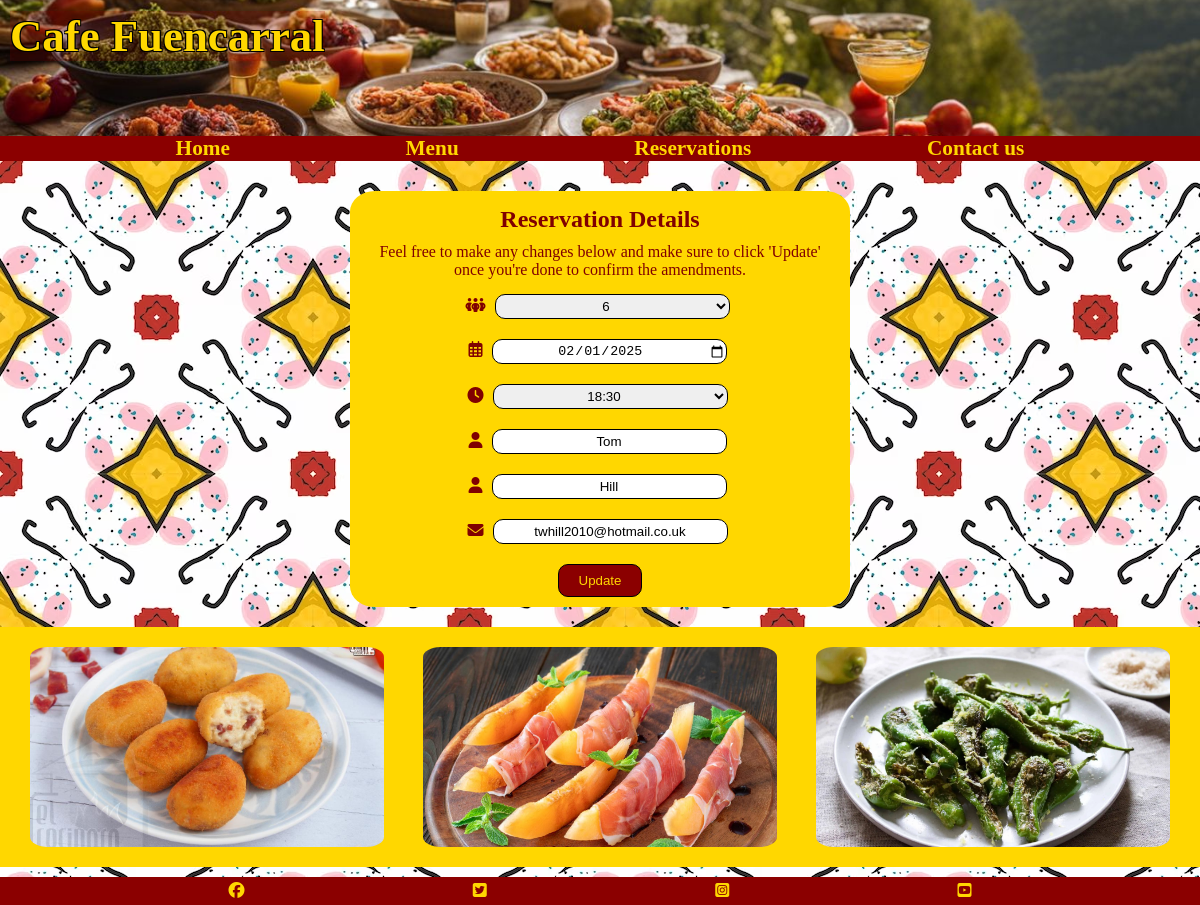
Page /reservations/modify/FUE-JHITVHDZ/ on the committed database.
### reservations/models.py (models this page shows, shortened)
class Reservation(models.Model):
    NUMBER_OF_PEOPLE_CHOICES = [
        (1, "1"),
        (2, "2"),
        (3, "3"),
        (4, "4"),
        (5, "5"),
        (6, "6"),
    ]
    TIME_OF_DAY_CHOICES = [
        (time(17, 0), "17:00"),
        (time(17, 30), "17:30"),
        (time(18, 0), "18:00"),
        (time(18, 30), "18:30"),
        (time(19, 0), "19:00"),
        (time(19, 30), "19:30"),
        (time(20, 0), "20:00"),
        (time(20, 30), "20:30"),
        (time(21, 0), "21:00"),
    ]
    STATUS_CHOICES = [
        ("Active", "Active"),
        ("Cancelled", "Cancelled"),
    ]
    people = models.IntegerField(choices=NUMBER_OF_PEOPLE_CHOICES)
    date = models.DateField()
    time = models.TimeField(choices=TIME_OF_DAY_CHOICES)
    first_name = models.CharField(max_length=50)
    last_name = models.CharField(max_length=100)
    email = models.EmailField(max_length=50)
    code = models.CharField(max_length=15, blank=True, null=True)
    timestamp = models.DateTimeField(null=True, blank=True)
    status = models.CharField(
        max_length=20,
        choices=STATUS_CHOICES,
        default="Active"
    )

### reservations/views.py (the view)
# urls.py: path('modify/<str:code>/', views.modify_view, name='modify'),
def modify_view(request, code):
    reservation = get_object_or_404(Reservation, code=code)
    if reservation.status != "Active":
        return redirect('reservation:cancel', code=code)
    if request.method == 'POST':
        form = ReservationForm(request.POST, instance=reservation)
        if form.is_valid():
            form.save()
            return redirect('reservations:update', code=reservation.code)
    else:
        form = ReservationForm(instance=reservation)
    return render(request, 'reservations/modify.html', {'form': form, 'reservation': reservation})

### reservations/forms.py (shortened to what this page needs)
class ReservationForm(forms.ModelForm):
    class Meta:
        model = Reservation
        fields = ['people', 'date', 'time', 'first_name', 'last_name', 'email']
        widgets = {
            'date': forms.DateInput(attrs={'type': 'date'}),
            'first_name': forms.TextInput(attrs={'placeholder': 'First Name'}),
            'last_name': forms.TextInput(attrs={'placeholder': 'Last Name'}),
            'email': forms.EmailInput(attrs={'placeholder': 'Email'}),
        }

### reservations/templates/reservations/modify.html (shortened to what this page needs)
{% extends "base.html" %}
{% load static %}
{% block content %}
<main>
    <section class="box">
        <h2>Reservation Details</h2>
        <p>Feel free to make any changes below and make sure to click 'Update' once you're done to confirm the amendments.
        </p>
        {% if error_message %}
        <p>{{ error_message }}</p>
        {% else %}
        <form method="POST">
            <p><i class="fa-solid fa-people-group"></i> {{ form.people }}</p>
            <p><i class="fa-regular fa-calendar-days"></i> {{ form.date }}</p>
            <p><i class="fa-solid fa-clock"></i> {{ form.time }}</p>
            <p><i class="fa-solid fa-user"></i> {{ form.first_name }}</p>
            <p><i class="fa-solid fa-user"></i> {{ form.last_name }}</p>
            <p><i class="fa-solid fa-envelope"></i> {{ form.email }}</p>
            <button type="submit">Update</button>
        </form>
        {% endif %}
    </section>
    <section class="images">
        <div id="croquetas"></div>
        <div id="melon"></div>
        <div id="peppers"></div>
    </section>
</main>
{% endblock %}

### home/static/home/style.css (style rules this page uses)
* { margin: 0; padding: 0; }
main { background: url("images/background-image.avif"); color: maroon; padding-top: 10px; padding-bottom: 10px; }
.box { background-color: gold; padding: 10px; border-radius: 5%; text-align: center; width: 80%; margin: 20px auto; }
h2, p { padding: 5px; }
.images { background-color: gold; padding: 10px; }
input, select { margin: 5px; width: 50%; text-align: center; border-style: solid; border-width: thin; border-radius: 10px; border-color: black; height: 25px; }
button { background-color: darkred; color: gold; border-style: solid; border-width: thin; border-radius: 10px; border-color: black; padding: 8px 20px; margin: 0; text-align: center; width: auto; display: inline-block; margin-top: 10px; }
#croquetas { background: url("images/croquetas-de-jamon-serrano.jpeg") no-repeat center center/cover; width: 80%; height: 150px; margin: 10px auto; border-radius: 5%; }
#melon { background: url("images/melon-con-jamon.jpg") no-repeat center center/cover; width: 80%; height: 150px; margin: 10px auto; border-radius: 5%; }
#peppers { background: url("images/padron-peppers.webp") no-repeat center center/cover; width: 80%; height: 150px; margin: 10px auto; border-radius: 5%; }
@media screen and (min-width: 768px) { .box { width: 40%; margin: 20px auto; } }
@media screen and (min-width: 768px) { .images { display: flex; justify-content: space-between; } }
@media screen and (min-width: 768px) { #paella, #patatas, #tortilla, #croquetas, #melon, #peppers, #pan, #huevos, #pulpo { height: 200px; width: 30%; } }

### rows in the picture
Reservation: people "6", date "02/01/2025", time "18:30", first_name "Tom", last_name "Hill", email "twhill2010@hotmail.co.uk"
